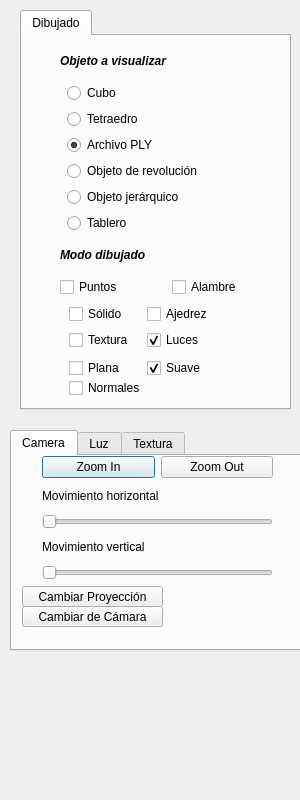
<?xml version="1.0" encoding="UTF-8"?>
<ui version="4.0">
 <class>Interface</class>
 <widget class="QDialog" name="Interface">
  <property name="geometry">
   <rect>
    <x>0</x>
    <y>0</y>
    <width>300</width>
    <height>800</height>
   </rect>
  </property>
  <property name="minimumSize">
   <size>
    <width>300</width>
    <height>0</height>
   </size>
  </property>
  <property name="windowTitle">
   <string>Dialog</string>
  </property>
  <widget class="QTabWidget" name="OptionsTabWidget">
   <property name="geometry">
    <rect>
     <x>10</x>
     <y>430</y>
     <width>291</width>
     <height>221</height>
    </rect>
   </property>
   <property name="currentIndex">
    <number>0</number>
   </property>
   <widget class="QWidget" name="CameraTab">
    <attribute name="title">
     <string>Camera</string>
    </attribute>
    <widget class="QWidget" name="layoutWidget">
     <property name="geometry">
      <rect>
       <x>30</x>
       <y>0</y>
       <width>231</width>
       <height>124</height>
      </rect>
     </property>
     <layout class="QGridLayout" name="gridLayout_2">
      <item row="0" column="0">
       <widget class="QPushButton" name="zoomInButton">
        <property name="text">
         <string>Zoom In</string>
        </property>
       </widget>
      </item>
      <item row="0" column="1">
       <widget class="QPushButton" name="zoomOutButton">
        <property name="text">
         <string>Zoom Out</string>
        </property>
       </widget>
      </item>
      <item row="1" column="0" colspan="2">
       <widget class="QLabel" name="cameraHorMovButton">
        <property name="text">
         <string>Movimiento horizontal</string>
        </property>
       </widget>
      </item>
      <item row="2" column="0" colspan="2">
       <widget class="QSlider" name="horizontalCameraMovementSlider">
        <property name="maximum">
         <number>360</number>
        </property>
        <property name="orientation">
         <enum>Qt::Horizontal</enum>
        </property>
       </widget>
      </item>
      <item row="3" column="0" colspan="2">
       <widget class="QLabel" name="cameraVerMovBurron">
        <property name="text">
         <string>Movimiento vertical</string>
        </property>
       </widget>
      </item>
      <item row="4" column="0" colspan="2">
       <widget class="QSlider" name="verticalCameraMovementSlider">
        <property name="maximum">
         <number>360</number>
        </property>
        <property name="orientation">
         <enum>Qt::Horizontal</enum>
        </property>
       </widget>
      </item>
     </layout>
    </widget>
    <widget class="QPushButton" name="changePerspectiveButton">
     <property name="geometry">
      <rect>
       <x>10</x>
       <y>130</y>
       <width>141</width>
       <height>21</height>
      </rect>
     </property>
     <property name="text">
      <string>Cambiar Proyección</string>
     </property>
    </widget>
    <widget class="QPushButton" name="changeCameraButton">
     <property name="geometry">
      <rect>
       <x>10</x>
       <y>150</y>
       <width>141</width>
       <height>21</height>
      </rect>
     </property>
     <property name="text">
      <string>Cambiar de Cámara</string>
     </property>
    </widget>
   </widget>
   <widget class="QWidget" name="lightModifiers">
    <attribute name="title">
     <string>Luz</string>
    </attribute>
    <widget class="QSlider" name="luzDistanceSlider">
     <property name="geometry">
      <rect>
       <x>10</x>
       <y>30</y>
       <width>160</width>
       <height>16</height>
      </rect>
     </property>
     <property name="maximum">
      <number>500</number>
     </property>
     <property name="orientation">
      <enum>Qt::Horizontal</enum>
     </property>
    </widget>
    <widget class="QLabel" name="lightsDistanceLabel">
     <property name="geometry">
      <rect>
       <x>10</x>
       <y>10</y>
       <width>121</width>
       <height>20</height>
      </rect>
     </property>
     <property name="text">
      <string>Distancia luz 1</string>
     </property>
    </widget>
    <widget class="QSlider" name="light1AngleSlider">
     <property name="geometry">
      <rect>
       <x>10</x>
       <y>70</y>
       <width>160</width>
       <height>16</height>
      </rect>
     </property>
     <property name="maximum">
      <number>360</number>
     </property>
     <property name="orientation">
      <enum>Qt::Horizontal</enum>
     </property>
    </widget>
    <widget class="QLabel" name="light1AngleLabel">
     <property name="geometry">
      <rect>
       <x>10</x>
       <y>50</y>
       <width>121</width>
       <height>20</height>
      </rect>
     </property>
     <property name="text">
      <string>Ángulo luz 1</string>
     </property>
    </widget>
    <widget class="QLabel" name="light2AngleLabel">
     <property name="geometry">
      <rect>
       <x>10</x>
       <y>100</y>
       <width>121</width>
       <height>20</height>
      </rect>
     </property>
     <property name="text">
      <string>Ángulo luz 2</string>
     </property>
    </widget>
    <widget class="QSlider" name="light2AngleSlider">
     <property name="geometry">
      <rect>
       <x>10</x>
       <y>140</y>
       <width>160</width>
       <height>16</height>
      </rect>
     </property>
     <property name="maximum">
      <number>360</number>
     </property>
     <property name="orientation">
      <enum>Qt::Horizontal</enum>
     </property>
    </widget>
    <widget class="QLabel" name="label">
     <property name="geometry">
      <rect>
       <x>10</x>
       <y>160</y>
       <width>141</width>
       <height>20</height>
      </rect>
     </property>
     <property name="text">
      <string>Apagar/Resetear luz:</string>
     </property>
    </widget>
    <widget class="QPushButton" name="light1Button">
     <property name="geometry">
      <rect>
       <x>160</x>
       <y>160</y>
       <width>21</width>
       <height>28</height>
      </rect>
     </property>
     <property name="text">
      <string>1</string>
     </property>
    </widget>
    <widget class="QPushButton" name="light2Button">
     <property name="geometry">
      <rect>
       <x>190</x>
       <y>160</y>
       <width>21</width>
       <height>28</height>
      </rect>
     </property>
     <property name="text">
      <string>2</string>
     </property>
    </widget>
    <widget class="QWidget" name="layoutWidget1">
     <property name="geometry">
      <rect>
       <x>200</x>
       <y>10</y>
       <width>57</width>
       <height>118</height>
      </rect>
     </property>
     <layout class="QVBoxLayout" name="materialSelectverticalLayout">
      <item>
       <widget class="QLabel" name="label_2">
        <property name="text">
         <string>Material</string>
        </property>
       </widget>
      </item>
      <item>
       <widget class="QRadioButton" name="material1">
        <property name="text">
         <string>1</string>
        </property>
        <property name="checked">
         <bool>true</bool>
        </property>
       </widget>
      </item>
      <item>
       <widget class="QRadioButton" name="material2">
        <property name="text">
         <string>2</string>
        </property>
       </widget>
      </item>
      <item>
       <widget class="QRadioButton" name="material3">
        <property name="text">
         <string>3</string>
        </property>
       </widget>
      </item>
     </layout>
    </widget>
    <widget class="QSlider" name="light1yAngleSlider">
     <property name="geometry">
      <rect>
       <x>10</x>
       <y>90</y>
       <width>160</width>
       <height>16</height>
      </rect>
     </property>
     <property name="maximum">
      <number>360</number>
     </property>
     <property name="orientation">
      <enum>Qt::Horizontal</enum>
     </property>
    </widget>
    <widget class="QSlider" name="light2xAngleSlider">
     <property name="geometry">
      <rect>
       <x>10</x>
       <y>120</y>
       <width>160</width>
       <height>16</height>
      </rect>
     </property>
     <property name="maximum">
      <number>360</number>
     </property>
     <property name="orientation">
      <enum>Qt::Horizontal</enum>
     </property>
    </widget>
    <widget class="QLabel" name="label_4">
     <property name="geometry">
      <rect>
       <x>180</x>
       <y>60</y>
       <width>16</width>
       <height>20</height>
      </rect>
     </property>
     <property name="text">
      <string>H</string>
     </property>
    </widget>
    <widget class="QLabel" name="label_5">
     <property name="geometry">
      <rect>
       <x>180</x>
       <y>120</y>
       <width>16</width>
       <height>20</height>
      </rect>
     </property>
     <property name="text">
      <string>H</string>
     </property>
    </widget>
    <widget class="QLabel" name="label_6">
     <property name="geometry">
      <rect>
       <x>180</x>
       <y>90</y>
       <width>16</width>
       <height>20</height>
      </rect>
     </property>
     <property name="text">
      <string>V</string>
     </property>
    </widget>
    <widget class="QLabel" name="label_7">
     <property name="geometry">
      <rect>
       <x>180</x>
       <y>140</y>
       <width>16</width>
       <height>20</height>
      </rect>
     </property>
     <property name="text">
      <string>V</string>
     </property>
    </widget>
   </widget>
   <widget class="QWidget" name="textureModifiers">
    <attribute name="title">
     <string>Textura</string>
    </attribute>
    <widget class="QLabel" name="whatWillBePaintLabel">
     <property name="geometry">
      <rect>
       <x>0</x>
       <y>30</y>
       <width>261</width>
       <height>20</height>
      </rect>
     </property>
     <property name="text">
      <string>¿Qué se pintará? (Entre 0 y 1)</string>
     </property>
    </widget>
    <widget class="QLabel" name="descriptionLabel">
     <property name="geometry">
      <rect>
       <x>10</x>
       <y>80</y>
       <width>261</width>
       <height>20</height>
      </rect>
     </property>
     <property name="text">
      <string>     (x1  ,   y1)               (x2    ,    y2)</string>
     </property>
    </widget>
    <widget class="QPushButton" name="confirmBoardFrameButton">
     <property name="geometry">
      <rect>
       <x>110</x>
       <y>80</y>
       <width>41</width>
       <height>21</height>
      </rect>
     </property>
     <property name="text">
      <string>OK</string>
     </property>
    </widget>
    <widget class="QLabel" name="whatWillBePaintLabel_2">
     <property name="geometry">
      <rect>
       <x>0</x>
       <y>110</y>
       <width>261</width>
       <height>20</height>
      </rect>
     </property>
     <property name="text">
      <string>¿Dónde? (Entre (0,0) y (orden,orden) )</string>
     </property>
    </widget>
    <widget class="QPushButton" name="confirmPositionButton">
     <property name="geometry">
      <rect>
       <x>100</x>
       <y>160</y>
       <width>41</width>
       <height>21</height>
      </rect>
     </property>
     <property name="text">
      <string>OK</string>
     </property>
    </widget>
    <widget class="QLabel" name="descriptionLabel_2">
     <property name="geometry">
      <rect>
       <x>0</x>
       <y>160</y>
       <width>261</width>
       <height>20</height>
      </rect>
     </property>
     <property name="text">
      <string>        (x1  , y1)               (x2 , y2)</string>
     </property>
    </widget>
    <widget class="QWidget" name="layoutWidget2">
     <property name="geometry">
      <rect>
       <x>10</x>
       <y>0</y>
       <width>161</width>
       <height>31</height>
      </rect>
     </property>
     <layout class="QHBoxLayout" name="boardSizehorizontalLayout">
      <item>
       <widget class="QLabel" name="label_3">
        <property name="text">
         <string>Tamaño tablero</string>
        </property>
       </widget>
      </item>
      <item>
       <widget class="QSpinBox" name="boardSizeButton">
        <property name="minimum">
         <number>2</number>
        </property>
        <property name="maximum">
         <number>10</number>
        </property>
        <property name="value">
         <number>2</number>
        </property>
       </widget>
      </item>
     </layout>
    </widget>
    <widget class="QWidget" name="layoutWidget3">
     <property name="geometry">
      <rect>
       <x>0</x>
       <y>50</y>
       <width>268</width>
       <height>31</height>
      </rect>
     </property>
     <layout class="QHBoxLayout" name="horizontalLayout_2">
      <item>
       <widget class="QDoubleSpinBox" name="framex1">
        <property name="maximum">
         <double>1.000000000000000</double>
        </property>
        <property name="singleStep">
         <double>0.050000000000000</double>
        </property>
       </widget>
      </item>
      <item>
       <widget class="QDoubleSpinBox" name="framey1">
        <property name="maximum">
         <double>1.000000000000000</double>
        </property>
        <property name="singleStep">
         <double>0.050000000000000</double>
        </property>
       </widget>
      </item>
      <item>
       <widget class="QDoubleSpinBox" name="framex2">
        <property name="maximum">
         <double>1.000000000000000</double>
        </property>
        <property name="singleStep">
         <double>0.050000000000000</double>
        </property>
       </widget>
      </item>
      <item>
       <widget class="QDoubleSpinBox" name="framey2">
        <property name="maximum">
         <double>1.000000000000000</double>
        </property>
        <property name="singleStep">
         <double>0.050000000000000</double>
        </property>
       </widget>
      </item>
     </layout>
    </widget>
    <widget class="QWidget" name="layoutWidget4">
     <property name="geometry">
      <rect>
       <x>20</x>
       <y>130</y>
       <width>216</width>
       <height>31</height>
      </rect>
     </property>
     <layout class="QHBoxLayout" name="horizontalLayout_4">
      <item>
       <widget class="QSpinBox" name="posx1">
        <property name="minimum">
         <number>1</number>
        </property>
       </widget>
      </item>
      <item>
       <widget class="QSpinBox" name="posy1">
        <property name="minimum">
         <number>1</number>
        </property>
       </widget>
      </item>
      <item>
       <widget class="QSpinBox" name="posx2">
        <property name="minimum">
         <number>1</number>
        </property>
       </widget>
      </item>
      <item>
       <widget class="QSpinBox" name="posy2">
        <property name="minimum">
         <number>1</number>
        </property>
       </widget>
      </item>
     </layout>
    </widget>
    <zorder>layoutWidget</zorder>
    <zorder>layoutWidget</zorder>
    <zorder>layoutWidget</zorder>
    <zorder>descriptionLabel_2</zorder>
    <zorder>whatWillBePaintLabel</zorder>
    <zorder>descriptionLabel</zorder>
    <zorder>confirmBoardFrameButton</zorder>
    <zorder>whatWillBePaintLabel_2</zorder>
    <zorder>confirmPositionButton</zorder>
   </widget>
  </widget>
  <widget class="QTabWidget" name="MainTabWidget">
   <property name="geometry">
    <rect>
     <x>20</x>
     <y>10</y>
     <width>271</width>
     <height>400</height>
    </rect>
   </property>
   <widget class="QWidget" name="Dibujado">
    <attribute name="title">
     <string>Dibujado</string>
    </attribute>
    <layout class="QGridLayout" name="DibujadoModeloGridLayout">
     <item row="0" column="0" colspan="2">
      <widget class="QLabel" name="selectedObjectLabel">
       <property name="font">
        <font>
         <weight>75</weight>
         <italic>true</italic>
         <bold>true</bold>
        </font>
       </property>
       <property name="text">
        <string>Objeto a visualizar</string>
       </property>
      </widget>
     </item>
     <item row="1" column="0" colspan="2">
      <layout class="QVBoxLayout" name="SelectionBox">
       <property name="leftMargin">
        <number>7</number>
       </property>
       <item>
        <widget class="QRadioButton" name="cubeBox">
         <property name="text">
          <string>Cubo</string>
         </property>
         <property name="checkable">
          <bool>true</bool>
         </property>
         <property name="checked">
          <bool>false</bool>
         </property>
         <property name="autoRepeat">
          <bool>false</bool>
         </property>
         <property name="autoExclusive">
          <bool>true</bool>
         </property>
        </widget>
       </item>
       <item>
        <widget class="QRadioButton" name="tethraedronBox">
         <property name="text">
          <string>Tetraedro</string>
         </property>
         <property name="autoExclusive">
          <bool>true</bool>
         </property>
        </widget>
       </item>
       <item>
        <widget class="QRadioButton" name="plyBox">
         <property name="text">
          <string>Archivo PLY</string>
         </property>
         <property name="checked">
          <bool>true</bool>
         </property>
         <property name="autoExclusive">
          <bool>true</bool>
         </property>
        </widget>
       </item>
       <item>
        <widget class="QRadioButton" name="revBox">
         <property name="text">
          <string>Objeto de revolución</string>
         </property>
         <property name="autoExclusive">
          <bool>true</bool>
         </property>
        </widget>
       </item>
       <item>
        <widget class="QRadioButton" name="hierarchyBox">
         <property name="text">
          <string>Objeto jerárquico</string>
         </property>
         <property name="autoExclusive">
          <bool>true</bool>
         </property>
        </widget>
       </item>
       <item>
        <widget class="QRadioButton" name="boardBox">
         <property name="text">
          <string>Tablero</string>
         </property>
         <property name="autoExclusive">
          <bool>true</bool>
         </property>
        </widget>
       </item>
      </layout>
     </item>
     <item row="2" column="0" colspan="2">
      <widget class="QLabel" name="modeTextlabel">
       <property name="font">
        <font>
         <weight>75</weight>
         <italic>true</italic>
         <bold>true</bold>
        </font>
       </property>
       <property name="text">
        <string>Modo dibujado</string>
       </property>
      </widget>
     </item>
     <item row="3" column="0">
      <widget class="QCheckBox" name="pointsModeBox">
       <property name="sizePolicy">
        <sizepolicy hsizetype="Fixed" vsizetype="Fixed">
         <horstretch>0</horstretch>
         <verstretch>0</verstretch>
        </sizepolicy>
       </property>
       <property name="text">
        <string>Puntos</string>
       </property>
      </widget>
     </item>
     <item row="3" column="1">
      <widget class="QCheckBox" name="lineModeBox">
       <property name="sizePolicy">
        <sizepolicy hsizetype="Fixed" vsizetype="Fixed">
         <horstretch>0</horstretch>
         <verstretch>0</verstretch>
        </sizepolicy>
       </property>
       <property name="text">
        <string>Alambre</string>
       </property>
      </widget>
     </item>
     <item row="4" column="0" colspan="2">
      <widget class="QWidget" name="modoRelleno" native="true">
       <property name="sizePolicy">
        <sizepolicy hsizetype="Fixed" vsizetype="Preferred">
         <horstretch>0</horstretch>
         <verstretch>0</verstretch>
        </sizepolicy>
       </property>
       <property name="autoFillBackground">
        <bool>false</bool>
       </property>
       <layout class="QFormLayout" name="modoRellenoformLayout">
        <property name="fieldGrowthPolicy">
         <enum>QFormLayout::AllNonFixedFieldsGrow</enum>
        </property>
        <property name="formAlignment">
         <set>Qt::AlignLeading|Qt::AlignLeft|Qt::AlignTop</set>
        </property>
        <property name="horizontalSpacing">
         <number>13</number>
        </property>
        <property name="verticalSpacing">
         <number>6</number>
        </property>
        <property name="topMargin">
         <number>1</number>
        </property>
        <property name="bottomMargin">
         <number>1</number>
        </property>
        <item row="0" column="0">
         <widget class="QCheckBox" name="fillModeBox">
          <property name="sizePolicy">
           <sizepolicy hsizetype="Fixed" vsizetype="Fixed">
            <horstretch>0</horstretch>
            <verstretch>0</verstretch>
           </sizepolicy>
          </property>
          <property name="text">
           <string>Sólido</string>
          </property>
          <property name="autoExclusive">
           <bool>true</bool>
          </property>
         </widget>
        </item>
        <item row="1" column="0">
         <widget class="QCheckBox" name="textureModeBox">
          <property name="sizePolicy">
           <sizepolicy hsizetype="Fixed" vsizetype="Fixed">
            <horstretch>0</horstretch>
            <verstretch>0</verstretch>
           </sizepolicy>
          </property>
          <property name="text">
           <string>Textura</string>
          </property>
          <property name="autoExclusive">
           <bool>true</bool>
          </property>
         </widget>
        </item>
        <item row="1" column="1">
         <widget class="QCheckBox" name="lightModeBox">
          <property name="sizePolicy">
           <sizepolicy hsizetype="Fixed" vsizetype="Fixed">
            <horstretch>0</horstretch>
            <verstretch>0</verstretch>
           </sizepolicy>
          </property>
          <property name="text">
           <string>Luces</string>
          </property>
          <property name="checked">
           <bool>true</bool>
          </property>
          <property name="autoExclusive">
           <bool>true</bool>
          </property>
         </widget>
        </item>
        <item row="0" column="1">
         <widget class="QCheckBox" name="chessModeBox">
          <property name="sizePolicy">
           <sizepolicy hsizetype="Fixed" vsizetype="Fixed">
            <horstretch>0</horstretch>
            <verstretch>0</verstretch>
           </sizepolicy>
          </property>
          <property name="text">
           <string>Ajedrez</string>
          </property>
          <property name="autoExclusive">
           <bool>true</bool>
          </property>
         </widget>
        </item>
       </layout>
      </widget>
     </item>
     <item row="5" column="0" colspan="2">
      <widget class="QWidget" name="tipoLuz" native="true">
       <property name="sizePolicy">
        <sizepolicy hsizetype="Fixed" vsizetype="Preferred">
         <horstretch>0</horstretch>
         <verstretch>0</verstretch>
        </sizepolicy>
       </property>
       <layout class="QGridLayout" name="gridLayout">
        <property name="topMargin">
         <number>1</number>
        </property>
        <property name="bottomMargin">
         <number>1</number>
        </property>
        <property name="horizontalSpacing">
         <number>1</number>
        </property>
        <property name="verticalSpacing">
         <number>0</number>
        </property>
        <item row="0" column="1" alignment="Qt::AlignLeft">
         <widget class="QCheckBox" name="smoothLightBox">
          <property name="sizePolicy">
           <sizepolicy hsizetype="Fixed" vsizetype="Fixed">
            <horstretch>0</horstretch>
            <verstretch>0</verstretch>
           </sizepolicy>
          </property>
          <property name="text">
           <string>Suave</string>
          </property>
          <property name="checked">
           <bool>true</bool>
          </property>
          <property name="autoExclusive">
           <bool>true</bool>
          </property>
         </widget>
        </item>
        <item row="0" column="0">
         <widget class="QCheckBox" name="flatLightBox">
          <property name="sizePolicy">
           <sizepolicy hsizetype="Fixed" vsizetype="Fixed">
            <horstretch>0</horstretch>
            <verstretch>0</verstretch>
           </sizepolicy>
          </property>
          <property name="text">
           <string>Plana</string>
          </property>
          <property name="autoExclusive">
           <bool>true</bool>
          </property>
         </widget>
        </item>
        <item row="1" column="0">
         <widget class="QCheckBox" name="normalModeBox">
          <property name="text">
           <string>Normales</string>
          </property>
         </widget>
        </item>
       </layout>
      </widget>
     </item>
    </layout>
   </widget>
  </widget>
 </widget>
 <resources/>
 <connections/>
</ui>
